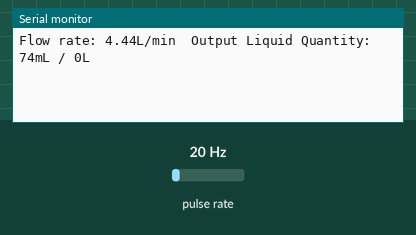
This sketch was run on a simulated ESP32. Parts: the last lines printed to the serial monitor. Wiring (inferred from the names in the program): pulse sensor: data GPIO 2. The inputs (shaded band) are chosen by the test bench; at power-on: pulse rate 20 Hz.

Above: at 1.2 s.
1.3 s: pulse rate (sensor on GPIO 2) set to 4 Hz
At 2.4 s:
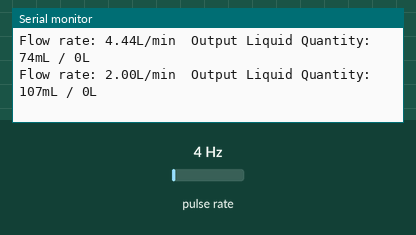
2.8 s: pulse rate (sensor on GPIO 2) set to 50 Hz
At 3.8 s:
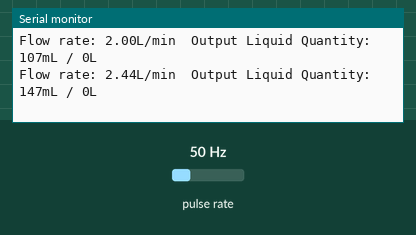
Timing chart, 0 to 5.8 s (numbered marks = the images above; inputs shaded):
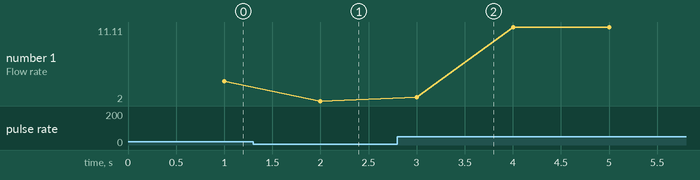

The sketch:

Water_Flow.ino
```cpp
/*******flowrate pins****/
#define SENSOR 2
#define INTERVAL 1000
long currentMillis = 0;
long previousMillis = 0;
double calibrationFactor = 4.5;
volatile unsigned long pulseCount;
unsigned long pulse1Sec = 0;
double flowRate;
unsigned int flowMilliLitres;
unsigned long totalMilliLitres;

void IRAM_ATTR  pulseCounter()
{
  pulseCount++;
}


void setup() {

  pinMode(SENSOR, INPUT_PULLUP);
  pulseCount = 0;
  flowRate = 0.0;
  flowMilliLitres = 0;
  totalMilliLitres = 0;
  previousMillis = 0;
  attachInterrupt(digitalPinToInterrupt(SENSOR), pulseCounter, RISING);

  Serial.begin(9600);

}

void loop() {
    /**********FLOWRATE*****************/

  currentMillis = millis();
  if (currentMillis - previousMillis >= INTERVAL) {

    pulse1Sec = pulseCount;
    pulseCount = 0;
  /*GENERAL CODE NOTES
    // Because this loop may not complete in exactly 1 second intervals we calculate
    // the number of milliseconds that have passed since the last execution and use
    // that to scale the output. We also apply the calibrationFactor to scale the output
    // based on the number of pulses per second per units of measure (litres/minute in
    // this case) coming from the sensor.
  */

    flowRate = ((1000.0 / (millis() - previousMillis)) * pulse1Sec) / calibrationFactor;
    previousMillis = millis();

/*GENERAL CODE NOTES
    // Divide the flow rate in litres/minute by 60 to determine how many litres have
    // passed through the sensor in this 1 second interval, then multiply by 1000 to
    // convert to millilitres.
*/
/*
    /*DEV NOTES
    flowMilliLitres += (flowRate * 1000) / 60 ;
*/

    flowMilliLitres = (flowRate * 1000) / 60 ;

    // Add the millilitres passed in this second to the cumulative total
/*
  DEV NOTES
  plan to delete this line and send flowMilliLitres if MQTT connection is stable
  if stable MQTT connection .. flowMilliLitres is published and get zero value
  if connection is unstable .. flowMilliLitres is accumulated and wait for connection to get back and publish then reinitialised

  //delete the next line permenantly
*/
    totalMilliLitres += flowMilliLitres;

    // Print the flow rate for this second in litres / minute
    Serial.print("Flow rate: ");
    Serial.print(flowRate);  // Print the integer part of the variable
    Serial.print("L/min");
    Serial.print("\t");       // Print tab space

    // Print the cumulative total of litres flowed since starting
    Serial.print("Output Liquid Quantity: ");
    Serial.print(totalMilliLitres);
    Serial.print("mL / ");
    Serial.print(totalMilliLitres / 1000);
    Serial.println("L");
  }

}
```

Measured:
- after the input at 1.3 s, the serial monitor: prints a new line after 0.70 s (image 1)
- after the input at 2.8 s, the serial monitor: prints a new line after 0.20 s (image 2)
- plotted number 1: 4.44 → 2 after the input at 1.3 s, 2 → 11.11 after the input at 2.8 s
